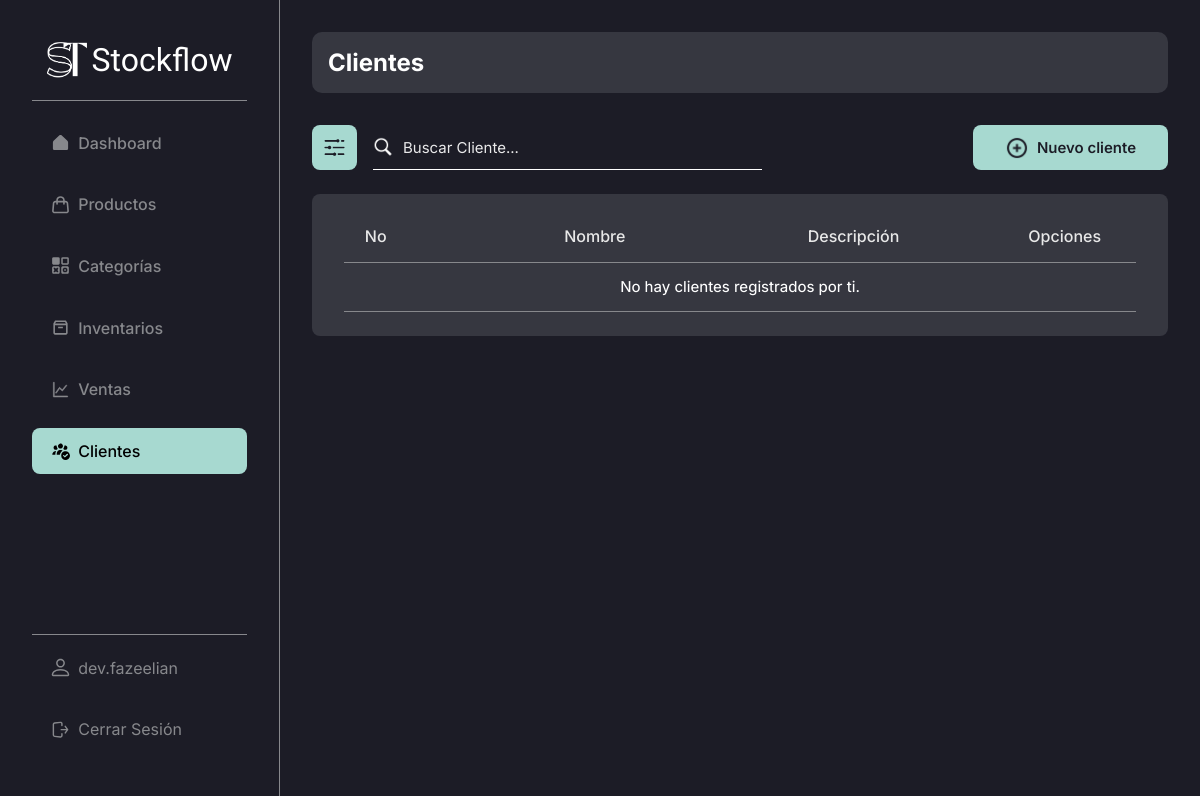
Before: /admin/customers/ (signed in) with the older database file.
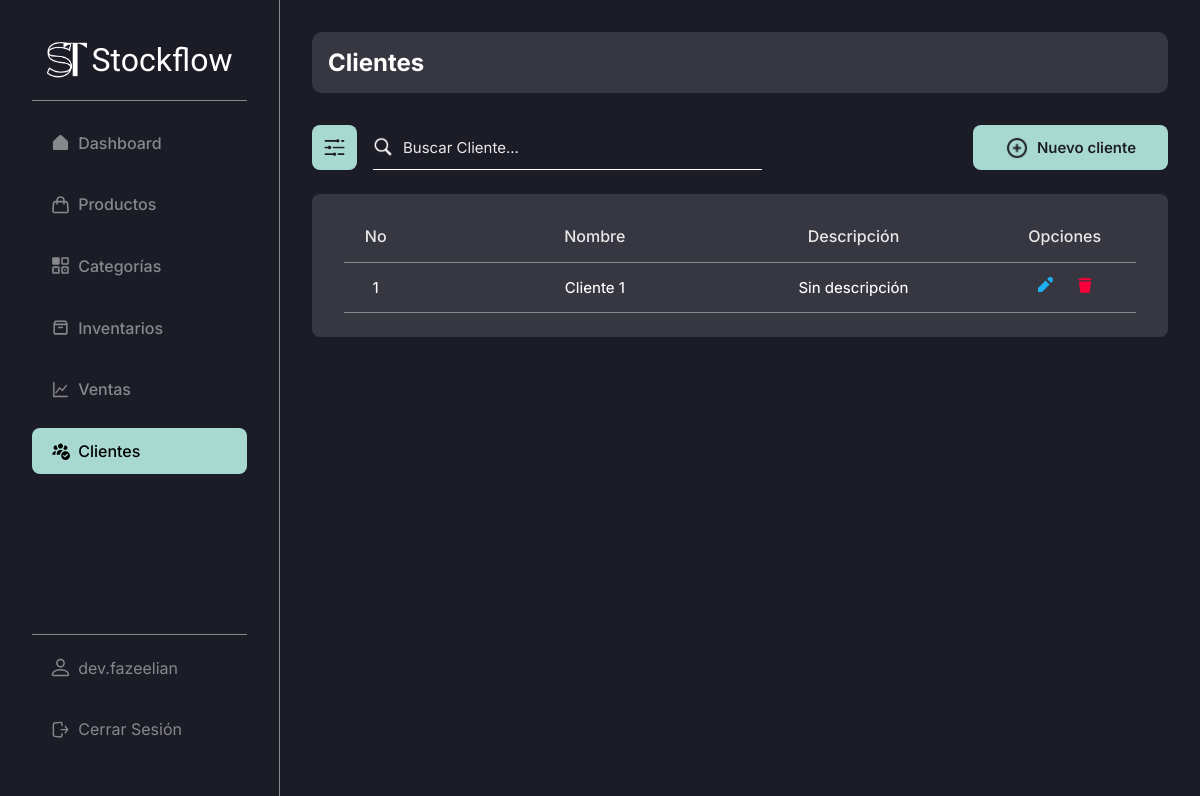
After: the same page with the newer database file.
### stockflow/models.py (models this page shows, shortened)
class Customer(db.Model):
    id = db.Column(db.Integer, primary_key = True) # Primary key
    created_by = db.Column(db.Integer, db.ForeignKey("user.id"), nullable = False) # Foreign key
    name = db.Column(db.String(50), unique = True, nullable = False)
    description = db.Column(db.String(255), default='Sin descripción')

### stockflow/modules/customer.py (the view)
@bp.route("/", methods = ("GET", "POST"))
@login_required
def index():
    query = ""
    customers = []
    if request.method == "POST":
        query = request.form.get("searchCustomer", "")
        customers = Customer.query.filter(
            (
                Customer.name.ilike(f"%{query}%") |  # Searching by name
                Customer.description.ilike(f"%{query}%")  # Searching by description
            )
        ).all()
    else:
        customers = Customer.query.filter(Customer.created_by == g.user.id).all()
    return render_template("modules/customers/index.html", customers = customers, query=query)

### stockflow/auth.py (called while the page is built)
def login_required(view):
    @functools.wraps(view)
    def wrapped_view(**kwargs):
        if g.user is None:
            message = "Debes iniciar sesión"
            flash(message)
            return redirect(url_for("auth.login"))
        return view(**kwargs)
    return wrapped_view

@bp.before_app_request # Execute the next function in every request, every page
def load_logged_in_user():
    user_id = session.get("user_id")
    if user_id is None:
        g.user = None
    else:
        g.user = User.query.get_or_404(user_id)

### stockflow/templates/modules/customers/index.html (shortened to what the changed rows need)
{% extends 'base-admin.html' %}
{% block content %}
    <head>
        <link rel="stylesheet" href="{{ url_for('static', filename='css/modules/categories.css') }}">
    </head>
    <div class="content-group inter bg-black-light">
        <h2 class="color-white inter">Clientes</h2>
    </div>
    <div class="top-page">
        <div class="cont-create">
            <a href="{{ url_for('admin/customers.new') }}" class="btn-create bg-turquese-light-blue color-black inter">
                <h2>Nuevo cliente</h2>
            </a>
        </div>
    </div>
    <table class="table inter bg-black-light">
        <thead>
            <tr class="thead color-white-gray">
                <th class="th th-no-cat">No</th>
                <th class="th th-name-cat">Nombre</th>
                <th class="th th-description-cat">Descripción</th>
                <th class="th th-options-cat">Opciones</th>
            </tr>
        </thead>
        <tbody>
                {% if customers %}
                    {% for customer in customers | reverse %}
                        {% if g.user.id == customer.created_by %}
                            <tr class="tbody">
                                <td class="td td-no-cat">{{ loop.index }}</td>
                                <td class="td td-name-cat">
                                    <a href="#" class="color-white">{{ customer.name }}</a>
                                </td>
                                <td class="td td-description-cat">
                                    {% if customer.description == "" %}
                                        Sin descripción
                                    {% else %}
                                        {{ customer.description }}
                                    {% endif %}
                                </td>
                                <td class="td td-options-cat">
                                    <a href="{{ url_for('admin/customers.update', id = customer.id) }}">
                                        <svg
                                            xmlns="http://www.w3.org/2000/svg"
                                            viewBox="0 0 16 16"
                                            fill="#20AEF3"
                                        >
                                            <path
                                                d="M12.527 7.473L8.527 3.473 1 11 1 15 5 15zM11.172.828l-1.065 1.065 4 4 1.065-1.065c1.105-1.105 1.105-2.895 0-4l0 0C14.067-.276 12.276-.276 11.172.828z"
                                            />
                                        </svg>
                                    </a>
                                    <a href="{{ url_for('admin/customers.delete', id = customer.id) }}">
                                    </a>
                                </td>
                            </tr>
                        {% else %}
                            <tr class="tbody">
                                <td class="td" style="width: 100%;">No hay clientes registrados por ti.</td>
                            </tr>
                        {% endif %}
                    {% endfor %}
                {% else %}
                    {% if query %}
                        <tr class="tbody">
                            <td class="td" style="width: 100%;">Cliente no encontrada: {{ query }}</td>
                        </tr>
                    {% else %}
                        <tr class="tbody">
                            <td class="td" style="width: 100%;">No hay clientes registrados por ti.</td>
                        </tr>
                    {% endif %}
                {% endif %}
        </tbody>
    </table>
{% endblock %}

Changed rows visible on the page:
added Customer: name "Cliente 1", description "Sin descripción"
Other visible differences:
text no longer shown: "No hay clientes registrados por ti."
